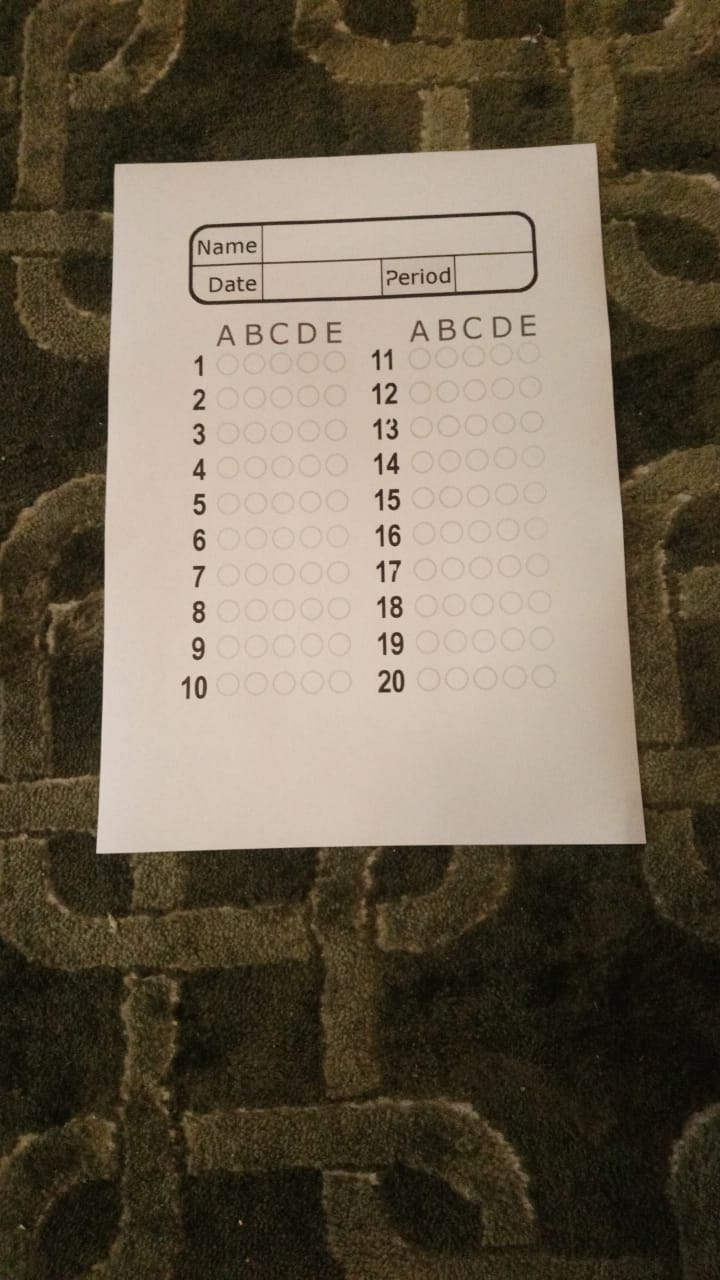
#> input picture TestCases/1_4.jpeg, 720 x 1280 px; the run also reads 1 picture not shown here
$ jupyter execute --allow-errors PageExtractor.ipynb
#> lines starting #> are read from the running program, lines starting #| are printed output that depends on the picture; after the words box and inside, x2 and y2 are one past the last pixel; in counts of white or black regions, pixels touching at a corner belong together
#> further down, img is the input picture: shape (1280, 720, 3); mean B, G, R 79.7, 97.2, 108.1
[cell 1]
# All the imports
from skimage import io
from skimage.color import rgb2gray,rgb2hsv
import matplotlib.pyplot as plt
from matplotlib.pyplot import bar
from skimage.exposure import histogram
import os
import numpy as np
import cv2

[cell 2]
# From the labs:
# Show the figures / plots inside the notebook
def show_images(images,titles=None):
    #This function is used to show image(s) with titles by sending an array of images and an array of associated titles.
    # images[0] will be drawn with the title titles[0] if exists
    # You aren't required to understand this function, use it as-is.
    n_ims = len(images)
    if titles is None: titles = ['(%d)' % i for i in range(1,n_ims + 1)]
    fig = plt.figure()
    n = 1
    for image,title in zip(images,titles):
        a = fig.add_subplot(1,n_ims,n)
        if image.ndim == 2:
            plt.gray()
        plt.imshow(image)
        a.set_title(title)
        n += 1
    fig.set_size_inches(np.array(fig.get_size_inches()) * n_ims)
    plt.show()


# [6 lines left out: function showHist, not called in this run]

[cell 3]
#
def reorderPoints(points,):
    # print('points= ',points)
    print(len(points))
    points = points.reshape((len(points), 2))
    # The paper should only have 4 points
    newPoints = np.zeros((4, 1, 2), dtype=np.int32)
    add = points.sum(1)

    newPoints[0] = points[np.argmin(add)]
    newPoints[3] =points[np.argmax(add)]
    diff = np.diff(points, axis=1)
    newPoints[1] =points[np.argmin(diff)]
    newPoints[2] = points[np.argmax(diff)]
    newPoints
    return newPoints

#
def getBiggestContour(contours):
    biggest = np.array([])
    max_area = 0
    for i in contours:
        area = cv2.contourArea(i)
        if area > 5000:
            peri = cv2.arcLength(i, True)
            approx = cv2.approxPolyDP(i, 0.02 * peri, True)
            if area > max_area:
                biggest = approx
                max_area = area
    return biggest,max_area


def drawRectangle(img,biggest,thickness):
    cv2.line(img, (biggest[0][0][0], biggest[0][0][1]), (biggest[1][0][0], biggest[1][0][1]), (0, 255, 0), thickness)
    cv2.line(img, (biggest[0][0][0], biggest[0][0][1]), (biggest[2][0][0], biggest[2][0][1]), (0, 255, 0), thickness)
    cv2.line(img, (biggest[3][0][0], biggest[3][0][1]), (biggest[2][0][0], biggest[2][0][1]), (0, 255, 0), thickness)
    cv2.line(img, (biggest[3][0][0], biggest[3][0][1]), (biggest[1][0][0], biggest[1][0][1]), (0, 255, 0), thickness)

    return img

[cell 4]
# This function
def getPageWarped(img, filename, thresh1=180):
#> called with filename = '1_4.jpeg', thresh1 = 180
    notWarped = True
    # Get image dimensions
    imgHeight = img.shape[0]
    imgWidth = img.shape[1]

    if imgWidth > 1500:
        img = cv2.resize(img, width=1500)

    # First: Convert the image from BGR (Yes, images in OpenCV 2 are in BGR not RGB) to Grayscale
    grayImg = cv2.cvtColor(img, cv2.COLOR_BGR2GRAY)

    # Second: Add a Gaussian Filter with a 5*5 Kernel with Sigma X=1 (Sigma Y=0 by default)
    # to smooth the image and remove random noise.
    bluredImg = cv2.GaussianBlur(grayImg, (5, 5), 1)

    # Third: Add a Median Filter with a 3*3 Kernal to remove salt and pepper noise.
    bluredImg = cv2.medianBlur(bluredImg, 3)

    # Fourth: Apply Canny Edge Detection with thresholds:  &  for the hysteresis procedure.
    thresholdedImg = cv2.Canny(bluredImg, thresh1,255) # 180 -> 255
#> thresholdedImg: shape (1280, 720); 0.98% white in thin lines or dots, all inside (x1, y1, x2, y2) = (19, 143, 647, 1228)

    # Fifth: Apply Closing with a kernel of 7*7 to connect any disconnected edges.
    kernel = np.ones((7, 7))
    dilatedImg = cv2.dilate(thresholdedImg, kernel, iterations=2)
#> dilatedImg: shape (1280, 720); 9.5% white; 23 white regions, largest, box (x1, y1, x2, y2) and area: (90, 137, 653, 860) 32697, (182, 205, 544, 311) 23991, (404, 308, 542, 348) 4644
    thresholdedImg = cv2.erode(dilatedImg, kernel, iterations=1)
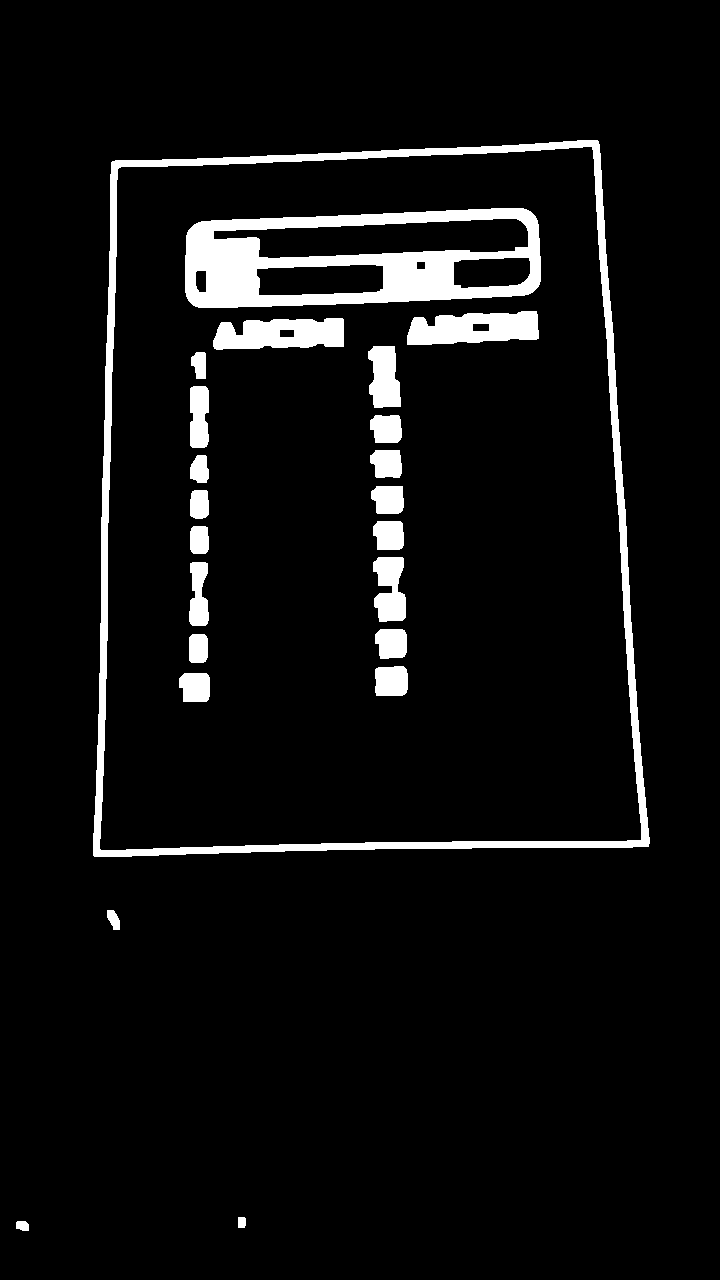
#> thresholdedImg: shape (1280, 720); 6% white; 23 white regions

    # Sixth: Find all contours.
    imgWithContours = img.copy()
    contours, hierarchy = cv2.findContours(thresholdedImg, cv2.RETR_EXTERNAL, cv2.CHAIN_APPROX_SIMPLE)
#> contours = 4 contours; box (x1, y1, x2, y2) and area: (93, 140, 650, 857) 363416, (107, 910, 120, 930) 155, (16, 1221, 29, 1231) 94, (238, 1217, 246, 1228) 68
    cv2.drawContours(imgWithContours, contours, -1, (0, 255, 0), 10)
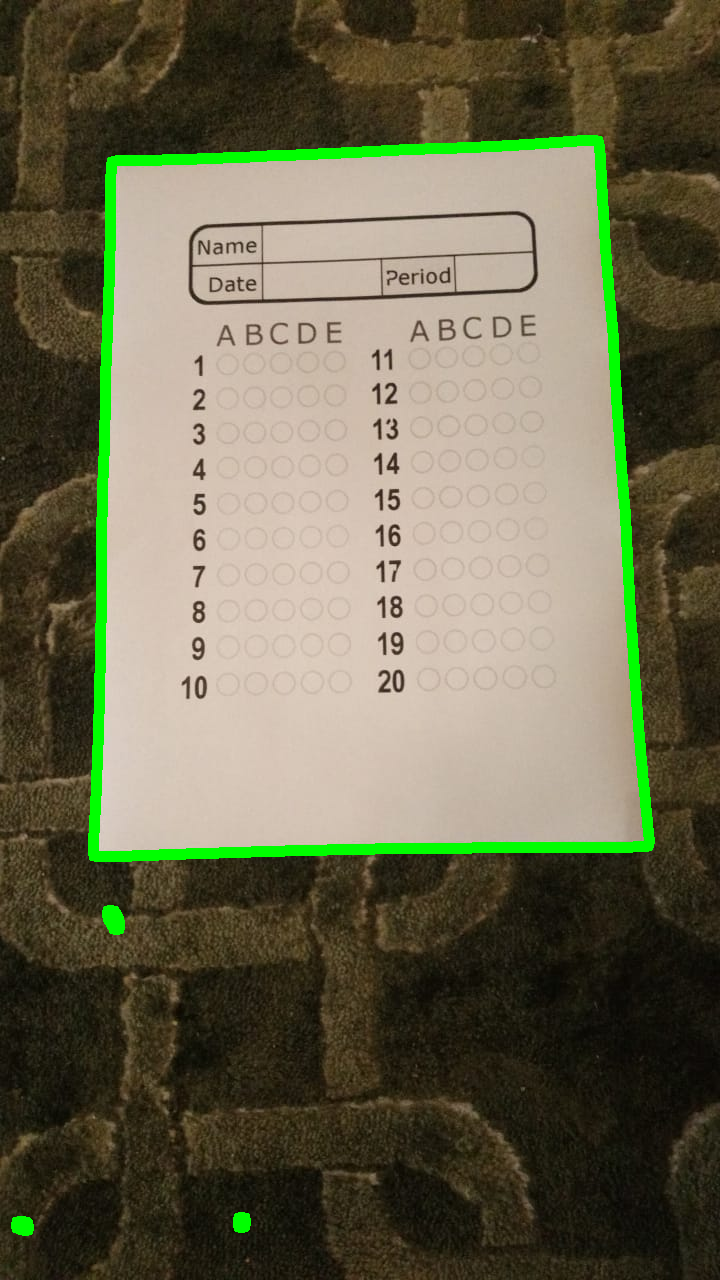
#> imgWithContours: shape (1280, 720, 3); 3.05% of pixels changed, all inside (x1, y1, x2, y2) = (11, 135, 655, 1236)

    # Seventh: Find the biggest contour.
    biggestContour, maxArea = getBiggestContour(contours)
#> the loop in getBiggestContour, `for i in contours:` made 4 passes
#> (area, peri, biggest, max_area) on pass 4: (363416, 2483.1, [[597, 140], [111, 162], [94, 856], [648, 846]], 363416)
#> after the loop in getBiggestContour, `for i in contours:`: max_area = 363416
#> biggestContour = [[597, 140], [111, 162], [94, 856], [648, 846]]; maxArea = 363416
    print('Max Area: ', maxArea)
#| Max Area:  363416.0
    print('Total Area:', imgHeight*imgWidth)
#| Total Area: 921600
    print('Condition: ',biggestContour.size != 0 and maxArea>0.1*imgHeight*imgWidth)
#| Condition:  True

    if biggestContour.size != 0 and maxArea>0.15*imgHeight*imgWidth:
        biggestContour= reorderPoints(biggestContour)
#| 4
#> in reorderPoints, `points = points.reshape((len(points), 2))`: points = [[597, 140], [111, 162], [94, 856], [648, 846]]
#> in reorderPoints, `add = points.sum(1)`: add = [737, 273, 950, 1494]
#> in reorderPoints, `diff = np.diff(points, axis=1)`: diff = [-457, 51, 762, 198]
#> biggestContour = [[111, 162], [597, 140], [94, 856], [648, 846]]
        imgWithBiggestContour = img.copy()
        cv2.drawContours(imgWithBiggestContour, biggestContour, -1, (0, 255, 0), 20)
#> imgWithBiggestContour: shape (1280, 720, 3); 0.14% of pixels changed, all inside (x1, y1, x2, y2) = (84, 130, 659, 867)
        imgWithBiggestContour = drawRectangle(imgWithBiggestContour,biggestContour,2)
        pts1 = np.float32(biggestContour)
#> pts1 = [[111, 162], [597, 140], [94, 856], [648, 846]]
        pts2 = np.float32([[0, 0],[imgWidth, 0], [0, imgHeight],[imgWidth, imgHeight]])
        matrix = cv2.getPerspectiveTransform(pts1, pts2)
#> matrix = [[1.57, 0.0385, -180.6], [0.0988, 2.18, -364.6], [5.02e-05, 0.000207, 1]]
        WarpedColoredImage = cv2.warpPerspective(img, matrix, (imgWidth, imgHeight))

        WarpedColoredImage=WarpedColoredImage[20:WarpedColoredImage.shape[0] - 20, 20:WarpedColoredImage.shape[1] - 20]
#> WarpedColoredImage: shape (1240, 680, 3)
        WarpedColoredImage = cv2.resize(WarpedColoredImage,(imgWidth,imgHeight))
#> WarpedColoredImage: shape (1280, 720, 3)

        imageArr = ([img,grayImg,thresholdedImg,imgWithContours,
                        imgWithBiggestContour,WarpedColoredImage])
        notWarped = False

    # elif thresh1>100:
    #     imageArr = getPageWarped(img, filename, thresh1-10)
    else:
        imageArr = ([img,grayImg,thresholdedImg,imgWithContours, img, img])
        notWarped = True

    lables = ["Original","Gray","Threshold with Canny","Contours","Biggest Contour","Warp Prespective"]
    for i in range(len(imageArr)):
        imageArr[i] = cv2.cvtColor(imageArr[i],cv2.COLOR_BGR2RGB)
        cv2.imwrite('Output_Images/'+lables[i]+'_'+filename,imageArr[i])
#> this loop made 6 passes
#> pass 1, in getPageWarped, `cv2.imwrite('Output_Images/'+lables[i]+'_'+filename,imageArr[i])`:
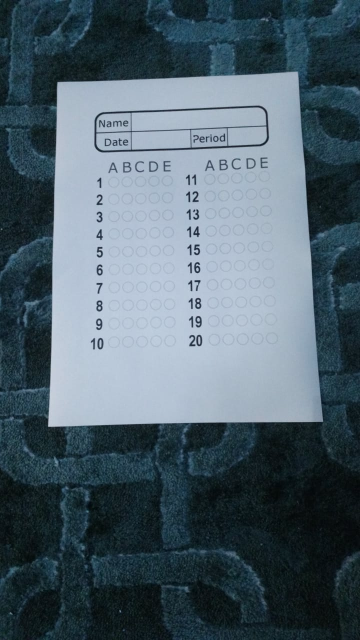
#> saved as Original_1_4.jpeg: shape (1280, 720, 3) (shown at 1/2 size); mean B, G, R 108.1, 97.2, 79.7
#> after the loop, imageArr = 6 items
    show_images(imageArr, lables)
#> in show_images, `n_ims = len(images)`: n_ims = 6
#> the loop in show_images, `for image,title in zip(images,titles):` made 6 passes
#> after the loop in show_images, `for image,title in zip(images,titles):`: n = 7
#> in show_images, `plt.show()`:
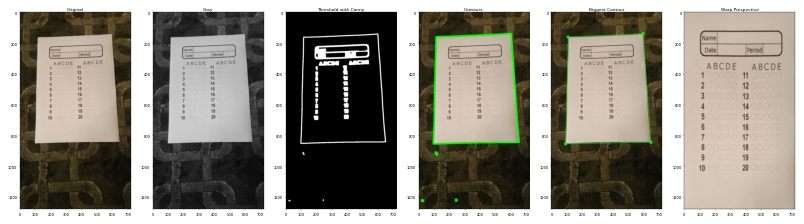
#> figure drawn by matplotlib, 6 panels

    return imageArr, notWarped

[cell 5]
files2 = ['1_4.jpeg','2_3.jpeg','3_3.jpeg','4_3.jpeg','5_1.jpg']
#files2 = ['5_1.jpg']
for file in files2:
    img = cv2.imread('TestCases/'+file)
    getPageWarped(img,file)
#> pass 2 of the loop `for file in files2:`:
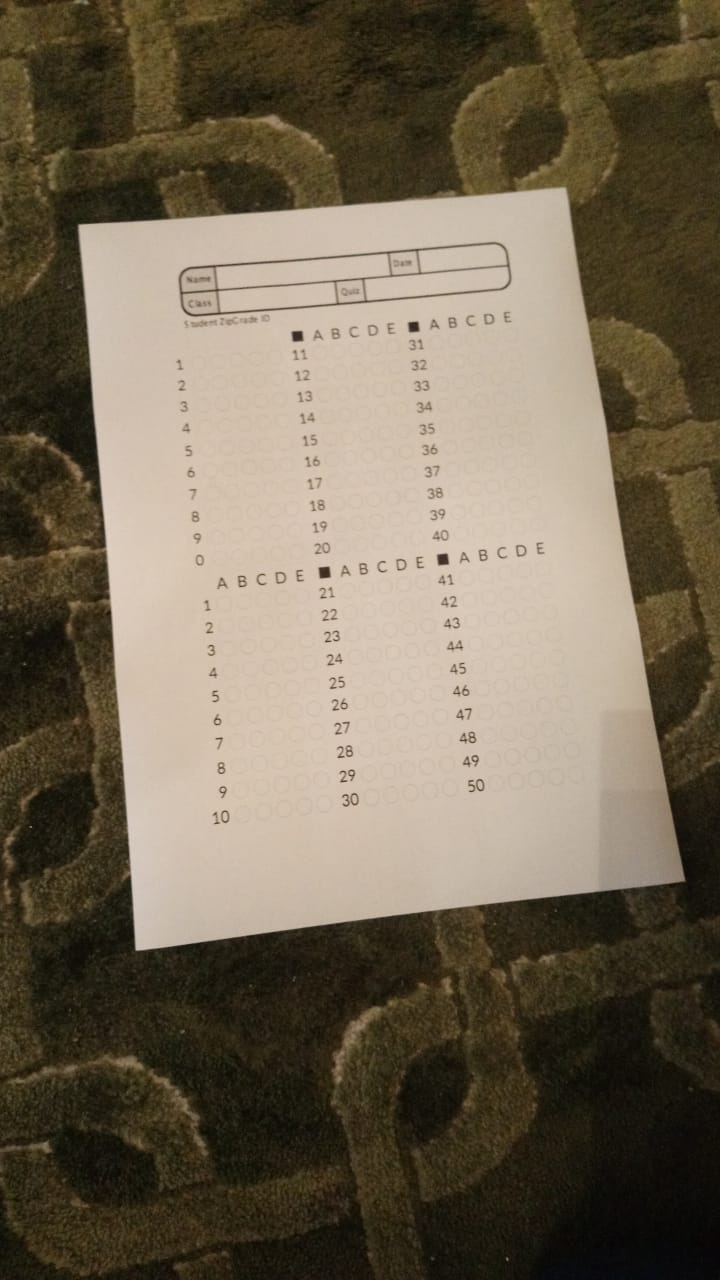
#> input picture TestCases/2_3.jpeg, 720 x 1280 px
#> img is the input picture: shape (1280, 720, 3); mean B, G, R 82.9, 101.9, 113.7
#> in getPageWarped (call 2), `thresholdedImg = cv2.erode(dilatedImg, kernel, iterations=1)`:
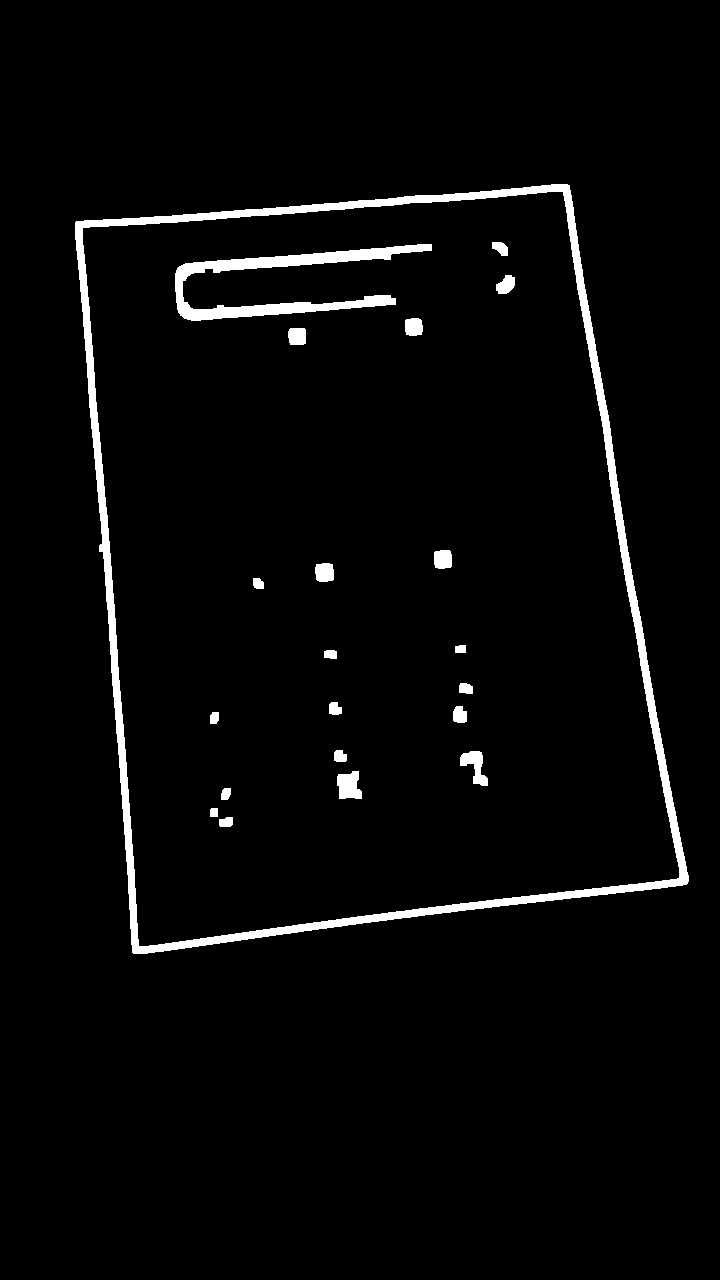
#> thresholdedImg: shape (1280, 720); 3% white; 21 white regions
#> contours = 1 contour; box (x1, y1, x2, y2) and area: (75, 184, 689, 954) 377440
#> the loop in getBiggestContour (call 2), `for i in contours:` made 1 pass
#> (area, peri, biggest, max_area) on pass 1: (377439.5, 2600.7, [[569, 185], [75, 222], [133, 953], [687, 883]], 377439.5)
#> in getPageWarped (call 2), `biggestContour, maxArea = getBiggestContour(contours)`: biggestContour = [[569, 185], [75, 222], [133, 953], [687, 883]]; maxArea = 377439.5
#| Max Area:  377439.5
#| Total Area: 921600
#| Condition:  True
#| 4
#> in getPageWarped (call 2), `biggestContour= reorderPoints(biggestContour)`: biggestContour = [[75, 222], [569, 185], [133, 953], [687, 883]]
#> matrix = [[1.45, -0.115, -83.33], [0.153, 2.04, -465.2], [-5.81e-05, 0.000191, 1]]
#> the loop in getPageWarped (call 2), `for i in range(len(imageArr)):` made 6 passes
#> the loop in show_images (call 2), `for image,title in zip(images,titles):` made 6 passes
#> after the loop in show_images (call 2), `for image,title in zip(images,titles):`: n = 7
#> in show_images (call 2), `plt.show()`:
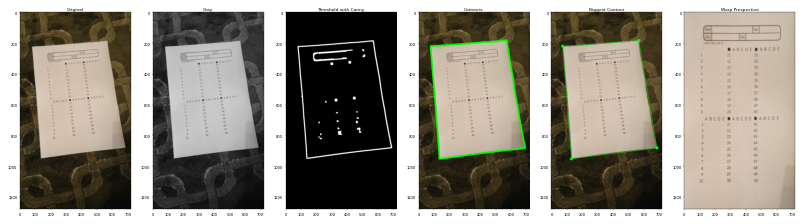
#> figure drawn by matplotlib, 6 panels

[cell 6]
files2 = ['1.jpeg','2.jpeg','3.jpeg','6.jpeg','7.jpeg']
#> files2 = ['1.jpeg', '2.jpeg', '3.jpeg', '6.jpeg', '7.jpeg']
#files2 = ['1.jpeg','2.jpeg','3.jpeg','4.jpeg','5.jpeg','6.jpeg','7.jpeg']
#files2 = ['1.jpeg','2.jpeg']
#> (the rest of this cell did not finish here and is left out)
